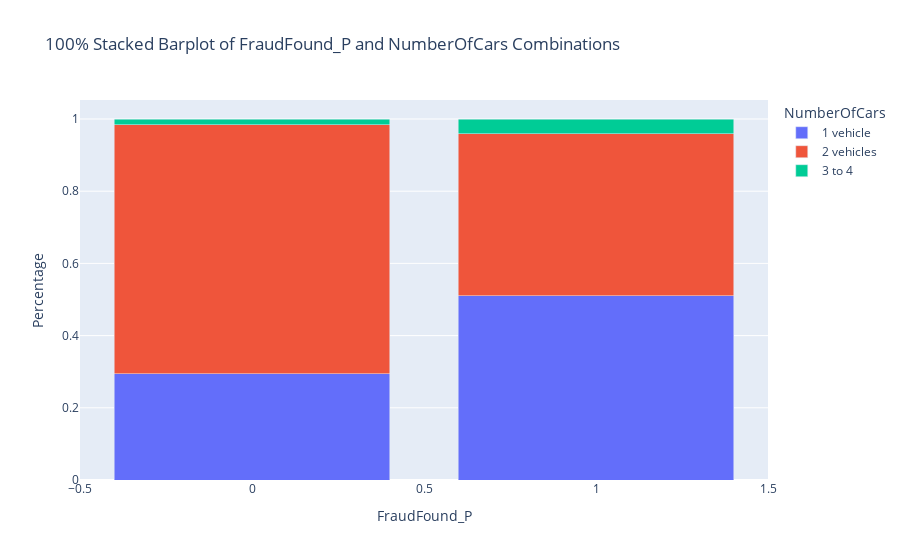

The notebook cell saved with this chart:
### Markdown cell above
-> `Deductible` & `NumberOfCars` & `Days_Policy_Accident`

두개 다 Deductible, NumberOfCars가 있기때문에
이 두개를 메인으로 분석

### Code cell
plot_two_categorical(collision_change,'FraudFound_P', 'NumberOfCars', 'stacked_barplot')
# 주소를 이전한 대상 중, 보험사기인 사고의 경우 여러대가 아닌 한 대를 갖고 있는 피보험사들의 비율이 더 높다

### Figure 1 — Plotly figure (JSON) as saved in the notebook; plotly's stock layout.template omitted (floating-point values rounded to 4 significant figures)
{"data": [{"alignmentgroup": "True", "hovertemplate": "NumberOfCars=1 vehicle<br>FraudFound_P=%{x}<br>Percentage=%{y}<extra></extra>", "legendgroup": "1 vehicle", "marker": {"color": "#636efa", "pattern": {"shape": ""}}, "name": "1 vehicle", "offsetgroup": "1 vehicle", "orientation": "v", "showlegend": true, "textposition": "auto", "type": "bar", "x": [0, 1], "xaxis": "x", "y": [0.2946, 0.5102], "yaxis": "y"}, {"alignmentgroup": "True", "hovertemplate": "NumberOfCars=2 vehicles<br>FraudFound_P=%{x}<br>Percentage=%{y}<extra></extra>", "legendgroup": "2 vehicles", "marker": {"color": "#EF553B", "pattern": {"shape": ""}}, "name": "2 vehicles", "offsetgroup": "2 vehicles", "orientation": "v", "showlegend": true, "textposition": "auto", "type": "bar", "x": [0, 1], "xaxis": "x", "y": [0.6892, 0.449], "yaxis": "y"}, {"alignmentgroup": "True", "hovertemplate": "NumberOfCars=3 to 4<br>FraudFound_P=%{x}<br>Percentage=%{y}<extra></extra>", "legendgroup": "3 to 4", "marker": {"color": "#00cc96", "pattern": {"shape": ""}}, "name": "3 to 4", "offsetgroup": "3 to 4", "orientation": "v", "showlegend": true, "textposition": "auto", "type": "bar", "x": [0, 1], "xaxis": "x", "y": [0.01622, 0.04082], "yaxis": "y"}], "layout": {"barmode": "stack", "legend": {"title": {"text": "NumberOfCars"}, "tracegroupgap": 0}, "title": {"text": "100% Stacked Barplot of FraudFound_P and NumberOfCars Combinations"}, "xaxis": {"anchor": "y", "domain": [0, 1], "title": {"text": "FraudFound_P"}}, "yaxis": {"anchor": "x", "domain": [0, 1], "title": {"text": "Percentage"}}}}
